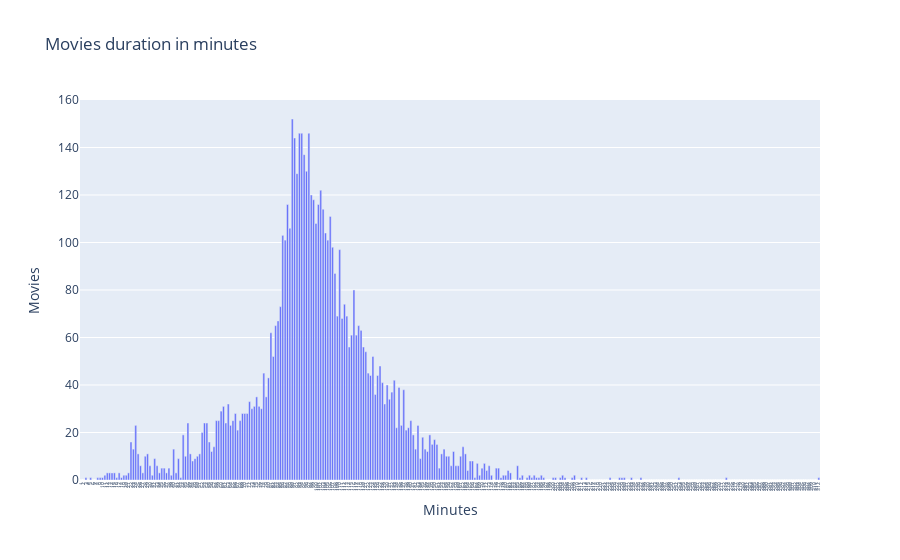

The notebook cell this image was saved under:
### Code cell
data = Counter(duration_movies)

# Create a list of all seasons
all_seasons = list(range(1, max(data.keys()) + 1))

# Create a list of counts for all seasons, filling in 0 for missing data
counts = [data.get(season, 0) for season in all_seasons]

# Create bar chart
bar_chart = go.Bar(x=all_seasons, y=counts)

# Create layout
layout = go.Layout(
    title='Movies duration in minutes',
    #xaxis=dict(title='Season', tickmode='array', tickvals=all_seasons),
    xaxis=dict(title='Minutes', tickmode='array', tickvals=all_seasons, tickangle=-90, tickfont=dict(size=5)),
    yaxis=dict(title='Movies')
)

# Create figure
fig = go.Figure(data=[bar_chart], layout=layout)

# Show plot
fig.show()

### Figure 1 — Plotly figure (JSON) as saved in the notebook; plotly's stock layout.template omitted (floating-point values rounded to 4 significant figures; data arrays with more than 128 entries replaced by an {"elided": "..."} marker saying what was removed)
{"data": [{"x": {"elided": "312 int values"}, "y": {"elided": "312 int values"}, "type": "bar"}], "layout": {"title": {"text": "Movies duration in minutes"}, "xaxis": {"tickangle": -90, "tickfont": {"size": 5}, "tickmode": "array", "tickvals": {"elided": "312 int values"}, "title": {"text": "Minutes"}}, "yaxis": {"title": {"text": "Movies"}}}}
